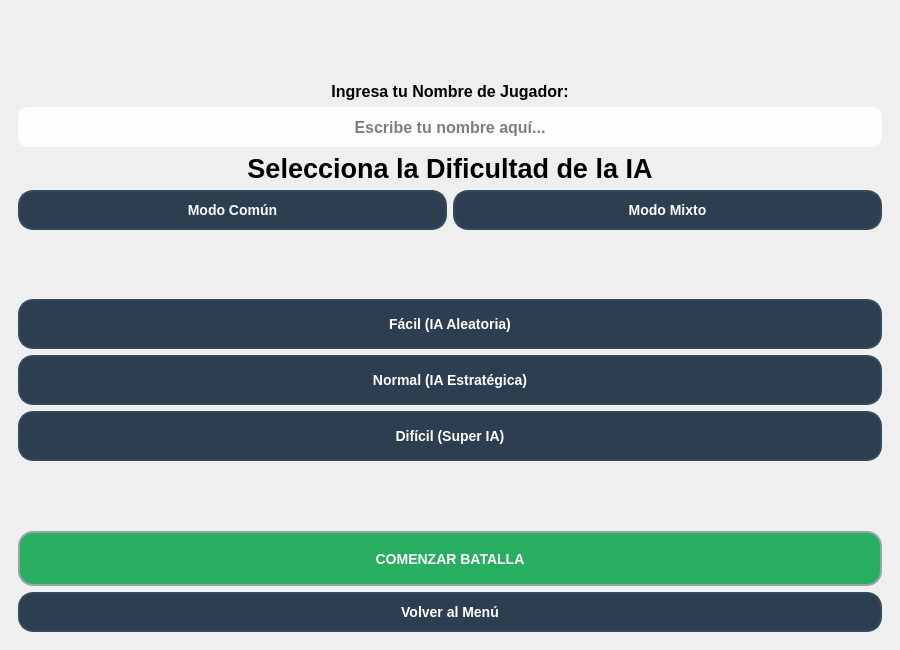
<?xml version="1.0" encoding="UTF-8"?>
<ui version="4.0">
 <class>MainWindow</class>
 <widget class="QMainWindow" name="MainWindow">
  <property name="geometry">
   <rect>
    <x>0</x>
    <y>0</y>
    <width>900</width>
    <height>650</height>
   </rect>
  </property>
  <property name="windowTitle">
   <string>POO - Batalla de Elementos</string>
  </property>
  <property name="styleSheet">
   <string notr="true">/* Estilo base para todos los botones */
QPushButton {
    background-color: #2c3e50;
    color: #ffffff;
    border: 2px solid #34495e;
    border-radius: 15px;
    padding: 10px;
    font-family: &quot;Segoe UI&quot;, Arial, sans-serif;
    font-size: 14px;
    font-weight: bold;
}
QPushButton:hover {
    background-color: #34495e;
    border: 2px solid #3498db;
    color: #ecf0f1;
}
QPushButton:pressed {
    background-color: #2980b9;
    border: 2px solid #2980b9;
    padding-top: 12px;
    padding-bottom: 8px;
}
QPushButton:disabled {
    background-color: #7f8c8d;
    border: 2px solid #95a5a6;
    color: #bdc3c7;
}
QPushButton#btnSalir {
    background-color: #c0392b;
    border: 2px solid #e74c3c;
}
QPushButton#btnSalir:hover {
    background-color: #e74c3c;
    border: 2px solid #ff7979;
}
QPushButton#btnSalir:pressed {
    background-color: #a5281b;
    border: 2px solid #a5281b;
}</string>
  </property>
  <widget class="QWidget" name="centralwidget">
   <layout class="QHBoxLayout" name="horizontalLayout_2">
    <item>
     <widget class="QStackedWidget" name="stackedWidget">
      <property name="currentIndex">
       <number>2</number>
      </property>
      <widget class="QWidget" name="pageInicio">
       <property name="styleSheet">
        <string notr="true">#pageInicio {
	border-image: url(:/imagenes/cc70f896-a6ee-4185-a978-6fd627721f1e.png) 0 0 0 0 stretch stretch;
}</string>
       </property>
       <layout class="QVBoxLayout" name="verticalLayout_2">
        <item>
         <spacer name="verticalSpacer">
          <property name="orientation">
           <enum>Qt::Orientation::Vertical</enum>
          </property>
          <property name="sizeHint" stdset="0">
           <size>
            <width>0</width>
            <height>0</height>
           </size>
          </property>
         </spacer>
        </item>
        <item>
         <widget class="QLabel" name="lblTitulo">
          <property name="font">
           <font>
            <pointsize>24</pointsize>
            <bold>true</bold>
           </font>
          </property>
          <property name="text">
           <string>¡&lt;span style=&quot;color: #2980b9;&quot;&gt;Agua&lt;/span&gt;, &lt;span style=&quot;color: #27ae60;&quot;&gt;Tierra&lt;/span&gt; y &lt;span style=&quot;color: #c0392b;&quot;&gt;Fuego&lt;/span&gt;!</string>
          </property>
          <property name="alignment">
           <set>Qt::AlignmentFlag::AlignCenter</set>
          </property>
         </widget>
        </item>
        <item>
         <spacer name="verticalSpacer_2">
          <property name="orientation">
           <enum>Qt::Orientation::Vertical</enum>
          </property>
          <property name="sizeHint" stdset="0">
           <size>
            <width>0</width>
            <height>0</height>
           </size>
          </property>
         </spacer>
        </item>
        <item>
         <widget class="QPushButton" name="btnIniciarJuego">
          <property name="minimumSize">
           <size>
            <width>0</width>
            <height>50</height>
           </size>
          </property>
          <property name="text">
           <string>Iniciar Nueva Partida</string>
          </property>
         </widget>
        </item>
        <item>
         <widget class="QPushButton" name="btnCargarJuegoInicio">
          <property name="minimumSize">
           <size>
            <width>0</width>
            <height>50</height>
           </size>
          </property>
          <property name="text">
           <string>Cargar Partida Existente</string>
          </property>
         </widget>
        </item>
        <item>
         <widget class="QPushButton" name="btnReglas">
          <property name="minimumSize">
           <size>
            <width>0</width>
            <height>50</height>
           </size>
          </property>
          <property name="styleSheet">
           <string>background-color: #8e44ad; border: 2px solid #9b59b6;</string>
          </property>
          <property name="text">
           <string>Ver Reglas del Juego</string>
          </property>
         </widget>
        </item>
        <item>
         <widget class="QPushButton" name="btnSalir">
          <property name="minimumSize">
           <size>
            <width>50</width>
            <height>50</height>
           </size>
          </property>
          <property name="text">
           <string>Salir del Juego</string>
          </property>
         </widget>
        </item>
        <item>
         <spacer name="verticalSpacer_3">
          <property name="orientation">
           <enum>Qt::Orientation::Vertical</enum>
          </property>
          <property name="sizeHint" stdset="0">
           <size>
            <width>0</width>
            <height>0</height>
           </size>
          </property>
         </spacer>
        </item>
       </layout>
      </widget>
      <widget class="QWidget" name="pageReglas">
       <layout class="QVBoxLayout" name="verticalLayout_reglas">
        <item>
         <widget class="QLabel" name="lblTituloReglas">
          <property name="font">
           <font>
            <pointsize>20</pointsize>
            <bold>true</bold>
           </font>
          </property>
          <property name="styleSheet">
           <string>color: white; background-color: rgba(0,0,0,150); padding: 10px; border-radius: 10px;</string>
          </property>
          <property name="text">
           <string>Reglas del Juego</string>
          </property>
          <property name="alignment">
           <set>Qt::AlignmentFlag::AlignCenter</set>
          </property>
         </widget>
        </item>
        <item>
         <widget class="QTextEdit" name="txtReglas">
          <property name="styleSheet">
           <string>background-color: rgba(255, 255, 255, 230); border-radius: 10px; padding: 15px; font-size: 14px;</string>
          </property>
          <property name="readOnly">
           <bool>true</bool>
          </property>
          <property name="html">
           <string>&lt;!DOCTYPE HTML PUBLIC &quot;-//W3C//DTD HTML 4.0//EN&quot; &quot;http://www.w3.org/TR/REC-html40/strict.dtd&quot;&gt;
&lt;html&gt;&lt;head&gt;&lt;meta name=&quot;qrichtext&quot; content=&quot;1&quot; /&gt;&lt;meta charset=&quot;utf-8&quot; /&gt;&lt;style type=&quot;text/css&quot;&gt;
p, li { white-space: pre-wrap; }
hr { height: 1px; border-width: 0; }
li.unchecked::marker { content: &quot;\2610&quot;; }
li.checked::marker { content: &quot;\2612&quot;; }
&lt;/style&gt;&lt;/head&gt;&lt;body style=&quot; font-family:'Segoe UI'; font-size:14px; font-weight:400; font-style:normal;&quot;&gt;
&lt;h2 style=&quot; margin-top:16px; margin-bottom:12px; margin-left:0px; margin-right:0px; -qt-block-indent:0; text-indent:0px;&quot;&gt;&lt;span style=&quot; font-size:x-large; font-weight:700; color:#2c3e50;&quot;&gt;Dinámica Básica&lt;/span&gt;&lt;/h2&gt;
&lt;p style=&quot; margin-top:12px; margin-bottom:12px; margin-left:0px; margin-right:0px; -qt-block-indent:0; text-indent:0px;&quot;&gt;El juego es un combate estratégico de cartas elementales. Cada jugador elige una carta viva para atacar, y el daño dependerá de las debilidades y fortalezas de cada elemento.&lt;/p&gt;
&lt;h3 style=&quot; margin-top:14px; margin-bottom:12px; margin-left:0px; margin-right:0px; -qt-block-indent:0; text-indent:0px;&quot;&gt;&lt;span style=&quot; font-size:large; font-weight:700; color:#2980b9;&quot;&gt;Elementos Comunes (Triángulo de poder)&lt;/span&gt;&lt;/h3&gt;
&lt;ul style=&quot;margin-top: 0px; margin-bottom: 0px; margin-left: 0px; margin-right: 0px; -qt-list-indent: 1;&quot;&gt;
&lt;li style=&quot; margin-top:12px; margin-bottom:0px; margin-left:0px; margin-right:0px; -qt-block-indent:0; text-indent:0px;&quot;&gt;&lt;span style=&quot; font-weight:700; color:#c0392b;&quot;&gt;Fuego&lt;/span&gt; quema a la &lt;span style=&quot; font-weight:700; color:#27ae60;&quot;&gt;Tierra&lt;/span&gt; (Daño x2)&lt;/li&gt;
&lt;li style=&quot; margin-top:0px; margin-bottom:0px; margin-left:0px; margin-right:0px; -qt-block-indent:0; text-indent:0px;&quot;&gt;&lt;span style=&quot; font-weight:700; color:#27ae60;&quot;&gt;Tierra&lt;/span&gt; absorbe al &lt;span style=&quot; font-weight:700; color:#2980b9;&quot;&gt;Agua&lt;/span&gt; (Daño x2)&lt;/li&gt;
&lt;li style=&quot; margin-top:0px; margin-bottom:12px; margin-left:0px; margin-right:0px; -qt-block-indent:0; text-indent:0px;&quot;&gt;&lt;span style=&quot; font-weight:700; color:#2980b9;&quot;&gt;Agua&lt;/span&gt; apaga al &lt;span style=&quot; font-weight:700; color:#c0392b;&quot;&gt;Fuego&lt;/span&gt; (Daño x2)&lt;/li&gt;&lt;/ul&gt;
&lt;h3 style=&quot; margin-top:14px; margin-bottom:12px; margin-left:0px; margin-right:0px; -qt-block-indent:0; text-indent:0px;&quot;&gt;&lt;span style=&quot; font-size:large; font-weight:700; color:#8e44ad;&quot;&gt;Elementos Mixtos&lt;/span&gt;&lt;/h3&gt;
&lt;p style=&quot; margin-top:12px; margin-bottom:12px; margin-left:0px; margin-right:0px; -qt-block-indent:0; text-indent:0px;&quot;&gt;Los elementos mixtos combinan ataques y defensas de dos elementos comunes:&lt;/p&gt;
&lt;ul style=&quot;margin-top: 0px; margin-bottom: 0px; margin-left: 0px; margin-right: 0px; -qt-list-indent: 1;&quot;&gt;
&lt;li style=&quot; margin-top:12px; margin-bottom:0px; margin-left:0px; margin-right:0px; -qt-block-indent:0; text-indent:0px;&quot;&gt;&lt;span style=&quot; font-weight:700;&quot;&gt;Lava&lt;/span&gt;: Ataca como Fuego, defiende como Tierra.&lt;/li&gt;
&lt;li style=&quot; margin-top:0px; margin-bottom:0px; margin-left:0px; margin-right:0px; -qt-block-indent:0; text-indent:0px;&quot;&gt;&lt;span style=&quot; font-weight:700;&quot;&gt;Barro&lt;/span&gt;: Ataca como Tierra, defiende como Agua.&lt;/li&gt;
&lt;li style=&quot; margin-top:0px; margin-bottom:12px; margin-left:0px; margin-right:0px; -qt-block-indent:0; text-indent:0px;&quot;&gt;&lt;span style=&quot; font-weight:700;&quot;&gt;Vapor&lt;/span&gt;: Ataca como Agua, defiende como Fuego.&lt;/li&gt;&lt;/ul&gt;
&lt;p style=&quot; margin-top:12px; margin-bottom:12px; margin-left:0px; margin-right:0px; -qt-block-indent:0; text-indent:0px;&quot;&gt;¡Planea tus movimientos y usa la &lt;span style=&quot; font-weight:700;&quot;&gt;Pista de IA&lt;/span&gt; sabiamente para anticiparte a los ataques de tu enemigo!&lt;/p&gt;&lt;/body&gt;&lt;/html&gt;</string>
          </property>
         </widget>
        </item>
        <item>
         <widget class="QPushButton" name="btnVolverReglas">
          <property name="minimumSize">
           <size>
            <width>0</width>
            <height>50</height>
           </size>
          </property>
          <property name="text">
           <string>Volver</string>
          </property>
         </widget>
        </item>
       </layout>
      </widget>
      <widget class="QWidget" name="pageDificultad">
       <layout class="QVBoxLayout" name="verticalLayout_dif">
        <item>
         <spacer name="verticalSpacer_dif1">
          <property name="orientation">
           <enum>Qt::Orientation::Vertical</enum>
          </property>
          <property name="sizeHint" stdset="0">
           <size>
            <width>0</width>
            <height>0</height>
           </size>
          </property>
         </spacer>
        </item>
        <item>
         <widget class="QLabel" name="lblIngresoNombre">
          <property name="font">
           <font>
            <pointsize>12</pointsize>
            <bold>true</bold>
           </font>
          </property>
          <property name="text">
           <string>Ingresa tu Nombre de Jugador:</string>
          </property>
          <property name="alignment">
           <set>Qt::AlignmentFlag::AlignCenter</set>
          </property>
         </widget>
        </item>
        <item>
         <widget class="QLineEdit" name="txtNombreJugador">
          <property name="minimumSize">
           <size>
            <width>0</width>
            <height>40</height>
           </size>
          </property>
          <property name="font">
           <font>
            <pointsize>12</pointsize>
            <bold>true</bold>
           </font>
          </property>
          <property name="styleSheet">
           <string>background-color: rgba(255, 255, 255, 220); border-radius: 10px; padding: 5px; color: black;</string>
          </property>
          <property name="alignment">
           <set>Qt::AlignmentFlag::AlignCenter</set>
          </property>
          <property name="placeholderText">
           <string>Escribe tu nombre aquí...</string>
          </property>
         </widget>
        </item>
        <item>
         <widget class="QLabel" name="lblTituloDificultad">
          <property name="font">
           <font>
            <pointsize>20</pointsize>
            <bold>true</bold>
           </font>
          </property>
          <property name="text">
           <string>Selecciona la Dificultad de la IA</string>
          </property>
          <property name="alignment">
           <set>Qt::AlignmentFlag::AlignCenter</set>
          </property>
         </widget>
        </item>
        <item>
         <layout class="QHBoxLayout" name="horizontalLayout_3">
          <item>
           <widget class="QPushButton" name="btnModoComun">
            <property name="text">
             <string>Modo Común</string>
            </property>
           </widget>
          </item>
          <item>
           <widget class="QPushButton" name="btnModoMixto">
            <property name="text">
             <string>Modo Mixto</string>
            </property>
           </widget>
          </item>
         </layout>
        </item>
        <item>
         <spacer name="verticalSpacer_dif2">
          <property name="orientation">
           <enum>Qt::Orientation::Vertical</enum>
          </property>
          <property name="sizeHint" stdset="0">
           <size>
            <width>0</width>
            <height>0</height>
           </size>
          </property>
         </spacer>
        </item>
        <item>
         <widget class="QPushButton" name="btnDificultadAleatoria">
          <property name="minimumSize">
           <size>
            <width>0</width>
            <height>50</height>
           </size>
          </property>
          <property name="text">
           <string>Fácil (IA Aleatoria)</string>
          </property>
         </widget>
        </item>
        <item>
         <widget class="QPushButton" name="btnDificultadEstrategica">
          <property name="minimumSize">
           <size>
            <width>0</width>
            <height>50</height>
           </size>
          </property>
          <property name="text">
           <string>Normal (IA Estratégica)</string>
          </property>
         </widget>
        </item>
        <item>
         <widget class="QPushButton" name="btnDificultadSuperIA">
          <property name="minimumSize">
           <size>
            <width>0</width>
            <height>50</height>
           </size>
          </property>
          <property name="text">
           <string>Difícil (Super IA)</string>
          </property>
         </widget>
        </item>
        <item>
         <spacer name="verticalSpacer_dif3">
          <property name="orientation">
           <enum>Qt::Orientation::Vertical</enum>
          </property>
          <property name="sizeHint" stdset="0">
           <size>
            <width>0</width>
            <height>0</height>
           </size>
          </property>
         </spacer>
        </item>
        <item>
         <widget class="QPushButton" name="btnContinuarJuego">
          <property name="enabled">
           <bool>false</bool>
          </property>
          <property name="minimumSize">
           <size>
            <width>0</width>
            <height>55</height>
           </size>
          </property>
          <property name="styleSheet">
           <string>background-color: #27ae60; color: white;</string>
          </property>
          <property name="text">
           <string>COMENZAR BATALLA</string>
          </property>
         </widget>
        </item>
        <item>
         <widget class="QPushButton" name="btnVolverDificultad">
          <property name="minimumSize">
           <size>
            <width>0</width>
            <height>40</height>
           </size>
          </property>
          <property name="text">
           <string>Volver al Menú</string>
          </property>
         </widget>
        </item>
       </layout>
      </widget>
      <widget class="QWidget" name="pageJuego">
       <layout class="QVBoxLayout" name="verticalLayout_3">
        <item>
         <widget class="QLabel" name="lblEstadoJuego">
          <property name="font">
           <font>
            <pointsize>14</pointsize>
            <bold>true</bold>
           </font>
          </property>
          <property name="text">
           <string>Ronda 1</string>
          </property>
          <property name="alignment">
           <set>Qt::AlignmentFlag::AlignCenter</set>
          </property>
         </widget>
        </item>
        <item>
         <layout class="QHBoxLayout" name="layoutJuegoPrincipal">
          <item>
           <layout class="QVBoxLayout" name="layoutCartas">
            <item>
             <widget class="QLabel" name="lblIA">
              <property name="font">
               <font>
                <bold>true</bold>
               </font>
              </property>
              <property name="text">
               <string>Cartas de la IA Enemiga:</string>
              </property>
             </widget>
            </item>
            <item>
             <layout class="QHBoxLayout" name="layoutCartasIA"/>
            </item>
            <item>
             <widget class="QLabel" name="lblHumano">
              <property name="font">
               <font>
                <bold>true</bold>
               </font>
              </property>
              <property name="text">
               <string>Tus Cartas (Selecciona una para atacar):</string>
              </property>
             </widget>
            </item>
            <item>
             <layout class="QHBoxLayout" name="layoutCartasHumano"/>
            </item>
           </layout>
          </item>
          <item>
           <layout class="QVBoxLayout" name="layoutLog">
            <item>
             <widget class="QLabel" name="lblTipoIA">
              <property name="font">
               <font>
                <pointsize>11</pointsize>
                <bold>true</bold>
               </font>
              </property>
              <property name="styleSheet">
               <string>background-color: #8e44ad; color: white; padding: 5px; border-radius: 5px;</string>
              </property>
              <property name="text">
               <string>Contra: IA</string>
              </property>
              <property name="alignment">
               <set>Qt::AlignmentFlag::AlignCenter</set>
              </property>
             </widget>
            </item>
            <item>
             <widget class="QTextEdit" name="logBatalla">
              <property name="maximumSize">
               <size>
                <width>320</width>
                <height>16777215</height>
               </size>
              </property>
              <property name="readOnly">
               <bool>true</bool>
              </property>
             </widget>
            </item>
            <item>
             <widget class="QPushButton" name="btnAyudaIA">
              <property name="minimumSize">
               <size>
                <width>0</width>
                <height>40</height>
               </size>
              </property>
              <property name="styleSheet">
               <string>background-color: #f39c12; color: white; border: 2px solid #e67e22;</string>
              </property>
              <property name="text">
               <string>💡 Pista de IA</string>
              </property>
             </widget>
            </item>
           </layout>
          </item>
         </layout>
        </item>
        <item>
         <layout class="QHBoxLayout" name="horizontalLayout">
          <item>
           <widget class="QPushButton" name="btnAtacar">
            <property name="minimumSize">
             <size>
              <width>0</width>
              <height>40</height>
             </size>
            </property>
            <property name="styleSheet">
             <string>background-color: #e74c3c; color: white;</string>
            </property>
            <property name="text">
             <string>ATACAR CON CARTA</string>
            </property>
           </widget>
          </item>
          <item>
           <widget class="QPushButton" name="btnReglasJuego">
            <property name="minimumSize">
             <size>
              <width>0</width>
              <height>40</height>
             </size>
            </property>
            <property name="styleSheet">
             <string>background-color: #8e44ad; color: white; border: 2px solid #9b59b6;</string>
            </property>
            <property name="text">
             <string>Ver Reglas</string>
            </property>
           </widget>
          </item>
          <item>
           <widget class="QPushButton" name="btnOpciones">
            <property name="minimumSize">
             <size>
              <width>0</width>
              <height>40</height>
             </size>
            </property>
            <property name="text">
             <string>Pausar / Guardar</string>
            </property>
           </widget>
          </item>
         </layout>
        </item>
       </layout>
      </widget>
      <widget class="QWidget" name="pageFin">
       <property name="styleSheet">
        <string notr="true">#pageFin { border-image: url(:/imagenes/fondo juego.jpg) 0 0 0 0 stretch stretch; }</string>
       </property>
       <layout class="QVBoxLayout" name="verticalLayout_4">
        <item>
         <spacer name="verticalSpacer_4">
          <property name="orientation">
           <enum>Qt::Orientation::Vertical</enum>
          </property>
          <property name="sizeHint" stdset="0">
           <size>
            <width>0</width>
            <height>0</height>
           </size>
          </property>
         </spacer>
        </item>
        <item>
         <widget class="QLabel" name="lblResultadoFin">
          <property name="font">
           <font>
            <pointsize>20</pointsize>
            <bold>true</bold>
           </font>
          </property>
          <property name="alignment">
           <set>Qt::AlignmentFlag::AlignCenter</set>
          </property>
         </widget>
        </item>
        <item>
         <spacer name="verticalSpacer_5">
          <property name="orientation">
           <enum>Qt::Orientation::Vertical</enum>
          </property>
          <property name="sizeHint" stdset="0">
           <size>
            <width>0</width>
            <height>0</height>
           </size>
          </property>
         </spacer>
        </item>
        <item>
         <widget class="QPushButton" name="btnContinuarPartida">
          <property name="text">
           <string>Continuar Partida</string>
          </property>
         </widget>
        </item>
        <item>
         <widget class="QPushButton" name="btnNuevaPartidaFin">
          <property name="minimumSize">
           <size>
            <width>0</width>
            <height>45</height>
           </size>
          </property>
          <property name="styleSheet">
           <string>background-color: #27ae60; color: white;</string>
          </property>
          <property name="text">
           <string>Iniciar Nueva Partida</string>
          </property>
         </widget>
        </item>
        <item>
         <widget class="QPushButton" name="btnGuardarFin">
          <property name="minimumSize">
           <size>
            <width>0</width>
            <height>45</height>
           </size>
          </property>
          <property name="text">
           <string>Guardar Partida</string>
          </property>
         </widget>
        </item>
        <item>
         <widget class="QPushButton" name="btnVolverMenu">
          <property name="minimumSize">
           <size>
            <width>0</width>
            <height>45</height>
           </size>
          </property>
          <property name="text">
           <string>Volver al Menú Principal</string>
          </property>
         </widget>
        </item>
        <item>
         <spacer name="verticalSpacer_6">
          <property name="orientation">
           <enum>Qt::Orientation::Vertical</enum>
          </property>
          <property name="sizeHint" stdset="0">
           <size>
            <width>0</width>
            <height>0</height>
           </size>
          </property>
         </spacer>
        </item>
       </layout>
      </widget>
     </widget>
    </item>
   </layout>
  </widget>
 </widget>
 <resources/>
 <connections/>
</ui>
